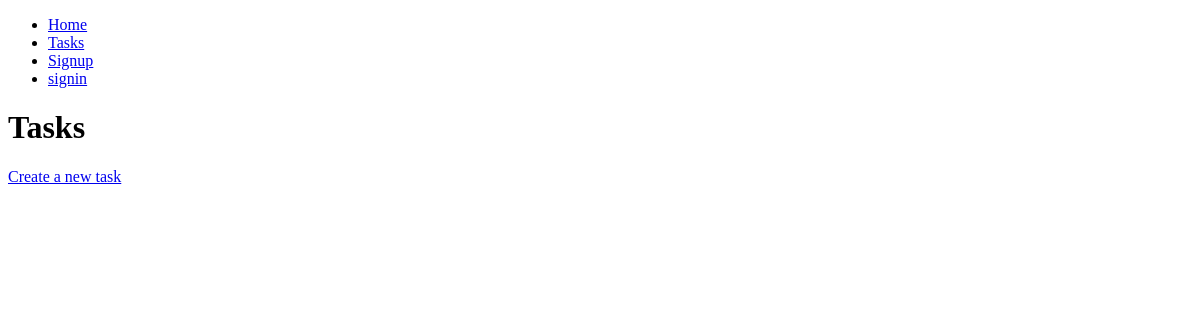
/tasks/, run on an earlier commit of the app's database.
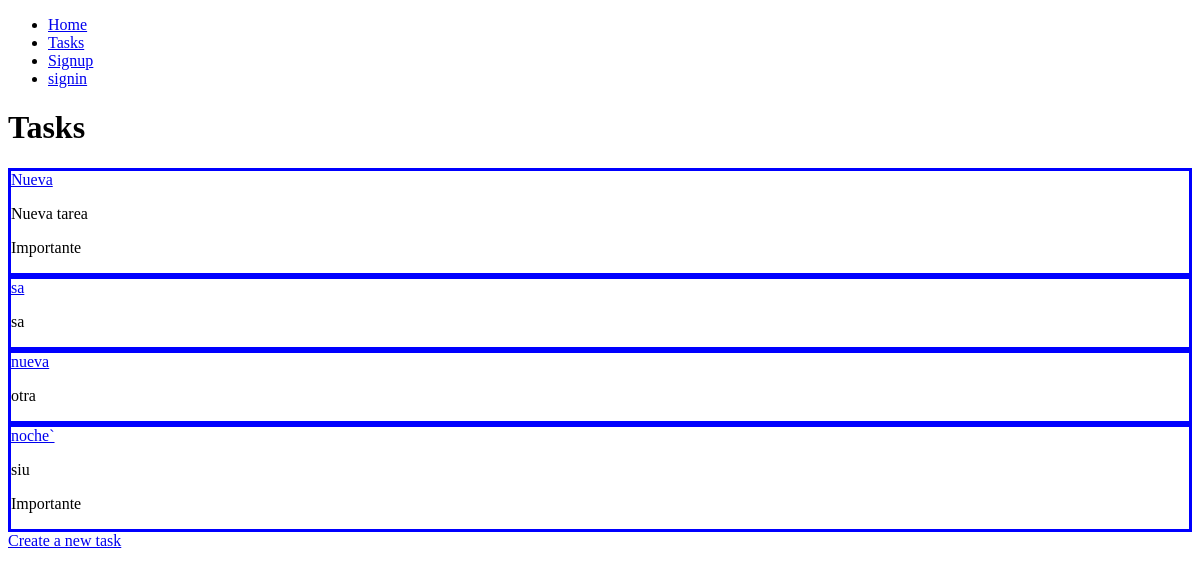
And on a later commit of the database.
### tasks/models.py (models this page shows, shortened)
class Task(models.Model):
    title = models.CharField(max_length=100)
    description = models.TextField(blank=True)
    created = models.DateTimeField(auto_now_add=True)
    datecompleted = models.DateTimeField(null=True)
    important = models.BooleanField(default=False)
    user = models.ForeignKey(User, on_delete=models.CASCADE)

### tasks/views.py (the view)
# urls.py: path('tasks/', views.tasks, name='tasks'),
def tasks(request):
    tasks = Task.objects.all()
    return render(request, 'tasks.html', {'tasks': tasks})

### tasks/templates/tasks.html
{% extends "base.html" %}
{% block content %}
<h1>Tasks</h1>
        {% for task in tasks %}
            <div style="border-style: solid; border-color:blue;">
                <a href="/tasks/{{ task.id }}">{{ task.title }}</a>
                <p>{{task.description}}</p>
                {% if task.important %}
                    <p>Importante</p>
                {% endif %}
            </div>
        {% endfor %}
    <a href="/tasks/create">Create a new task</a>
{% endblock %}

### tasks/templates/base.html (shortened to what this page needs)
<!DOCTYPE html>
<html lang="en">
    <head>
    </head>
    <body>
        <nav>
            <ul>
                <li><a href="/">Home</a></li>
                <li><a href="/tasks">Tasks</a></li>
                {% if user.is_authenticated %}
                <li><a href="/logout">logout</a></li>
                {% else %}
                <li><a href="/signup">Signup</a></li>
                <li><a href="/signin">signin</a></li>
                {% endif %}
            </ul>
        </nav>
        {% block content %}
        {% endblock %}
    </body>
</html>

What changed in the data, as far as the page shows it:
added Task: title "Nueva", description "Nueva tarea", important "Importante"
added Task: title "sa", description "sa"
added Task: title "nueva", description "otra"
added Task: title "noche`", description "siu", important "Importante"
